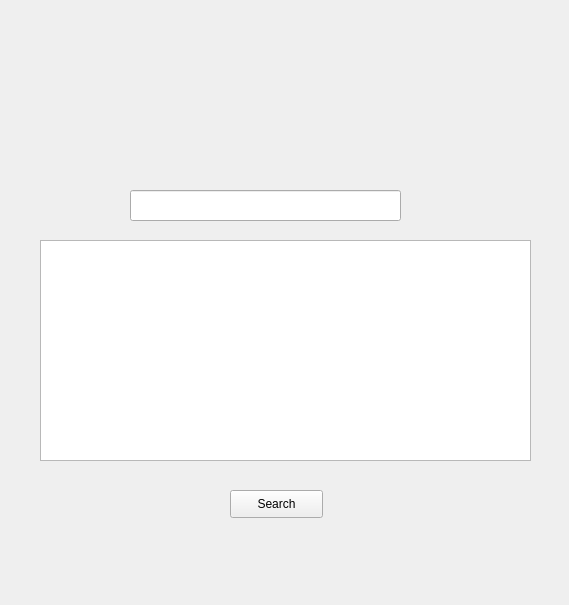
<?xml version="1.0" encoding="UTF-8"?>
<ui version="4.0">
 <class>MainWindow</class>
 <widget class="QMainWindow" name="MainWindow">
  <property name="geometry">
   <rect>
    <x>0</x>
    <y>0</y>
    <width>569</width>
    <height>605</height>
   </rect>
  </property>
  <property name="windowTitle">
   <string>MainWindow</string>
  </property>
  <widget class="QWidget" name="centralWidget">
   <widget class="QPushButton" name="searchBtn">
    <property name="geometry">
     <rect>
      <x>230</x>
      <y>490</y>
      <width>93</width>
      <height>28</height>
     </rect>
    </property>
    <property name="text">
     <string>Search</string>
    </property>
   </widget>
   <widget class="QLineEdit" name="errorCode">
    <property name="geometry">
     <rect>
      <x>130</x>
      <y>190</y>
      <width>271</width>
      <height>31</height>
     </rect>
    </property>
   </widget>
   <widget class="QTextEdit" name="errorDesc">
    <property name="geometry">
     <rect>
      <x>40</x>
      <y>240</y>
      <width>491</width>
      <height>221</height>
     </rect>
    </property>
   </widget>
  </widget>
 </widget>
 <layoutdefault spacing="6" margin="11"/>
 <resources/>
 <connections/>
</ui>
